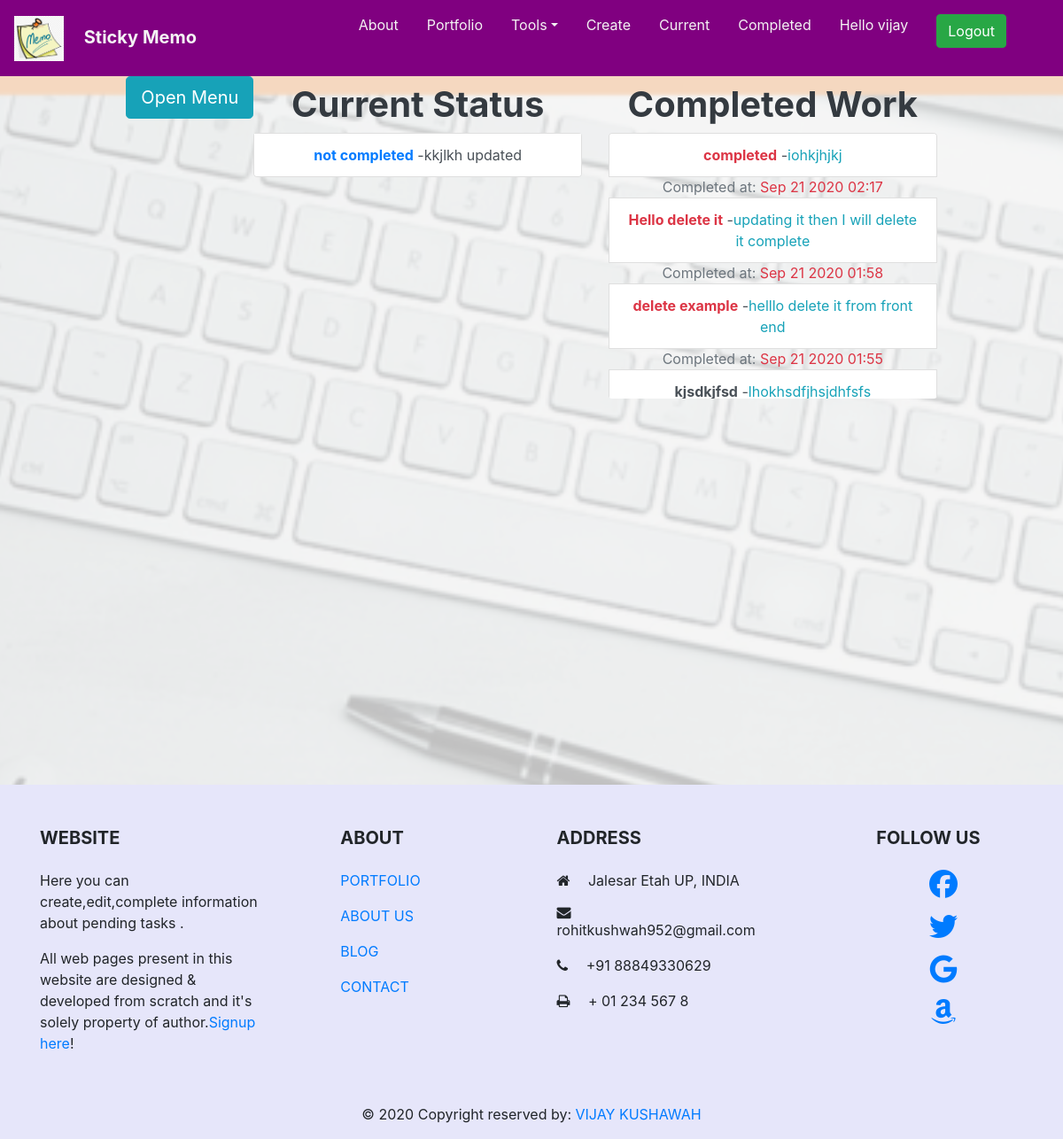
/getassociatestatus/vijay (signed in), run on the app's committed database.
### todo/models.py (models this page shows, shortened)
class Todo(models.Model):
    title=models.CharField(max_length=100)
    memo=models.TextField(blank=True)
    created = models.DateTimeField(auto_now_add=True)
    datecompleted = models.DateTimeField(null=True)
    important = models.BooleanField(default=False)
    user = models.ForeignKey(User,on_delete=models.CASCADE)

### todo/views.py (the view)
# urls.py: path('getassociatestatus/<str:associateusername>',views.getassociatestatustodo,name='getassociatestatustodo'),
@login_required
def getassociatestatustodo(request,associateusername):
    try:
        get_list_or_404(MyProfile,user=request.user,associate=associateusername,username=request.user.username)
    except:
        currentwork=[]
        completedwork=[]
        return render(request,'todo/getassociatestatustodo.html',{'currentwork':currentwork,'completedwork':completedwork,'error':"Sorry, selected user is not your associate!!"})
    associate=get_object_or_404(User,username=associateusername)
    currentwork=Todo.objects.filter(user=associate,datecompleted__isnull=True)
    completedwork=Todo.objects.filter(user=associate,datecompleted__isnull=False).order_by('-datecompleted')
    return render(request,'todo/getassociatestatustodo.html',{'currentwork':currentwork,'completedwork':completedwork})

### todo/templates/todo/getassociatestatustodo.html (shortened to what this page needs)
{% extends 'todo/base.html' %}
{% block content %}
<div class="overlay">
  <div class="container">
        <div class="row justify-content-center">
          <div class="toggle"> {% include 'todo/modelpopuptodo.html' %} </div>
          <div class="row">
    <div class="col col-lg-6 text-center mx-auto ">
            <h1 class="mt-2 text-dark font-weight-bold">Current Status</h1>
<ol class="list-group">
  {%  for todo in currentwork %}
  <a href="{% url 'viewtodo' todo.id %}">
  <li class="list-group-item list-group-item-action">{% if todo.important %}<b>{% endif %}{{todo.title}}{% if todo.important %}</b>{% endif %}
    </a>
  {% if todo.memo %}
  -{{todo.memo}}
  {% endif %}
  {% endfor %}
  </ol>
  </div>
  <div class="col-md-6  text-center mx-auto ">
  <h1 class="mt-2 text-dark font-weight-bold">Completed Work</h1>
<ol class="list-group">
  {%  for todo in completedwork %}
  <li class="list-group-item list-group-item-action">{% if todo.important %}<span class="text-danger">{% endif %}<span class="bg-gradient-success font-weight-bold">{{todo.title}}</span>
    {% if todo.important %}</span>{% endif %}
  {% if todo.memo %}
  -<span class="text-info">{{todo.memo}}</span>
  {% endif %}
  </li>
<span class="text-secondary">Completed at:
  <span class="text-danger">{{ todo.datecompleted|date:'M j Y H:i' }}</span>
</span>
  {% endfor %}
  </ol></div>
</div></div>
  </div></div></div>
{% endblock %}

### todo/templates/todo/base.html (shortened to what this page needs)
<link rel="stylesheet" href="https://stackpath.bootstrapcdn.com/bootstrap/4.5.2/css/bootstrap.min.css">
  <link rel="stylesheet" href="http://fortawesome.github.io/Font-Awesome/assets/font-awesome/css/font-awesome.css">
<link rel="stylesheet" href="https://cdnjs.cloudflare.com/ajax/libs/font-awesome/4.7.0/css/font-awesome.min.css">
 <link rel="stylesheet" href="https://stackpath.bootstrapcdn.com/bootstrap/4.1.3/css/bootstrap.min.css">
{% load static %}
 <link rel="stylesheet" type="text/css" href="{% static 'todo/css/main.css' %}">
 <nav class="navbar navbar-expand-lg  ">
 <a class="navbar-brand " href="{% url 'home' %}"><img src="{% static 'todo/logo.png' %}" height="51px">&nbsp &nbsp  <b clss="nav-link">Sticky Memo</b></a>
<div class="collapse navbar-collapse " id="navbarSupportedContent">     <ul class="nav navbar-nav mr-4">
 <li class="nav-item">
     <a class="nav-link" data-value="about" href="{% url 'abouttodo' %}">About</a>        </li>
<li class="nav-item">
    <a class="nav-link " data-value="portfolio"href="{% url 'portfoliotodo' %}">Portfolio</a>
 </li>
 <li class="nav-item dropdown">
     <a class="nav-link dropdown-toggle" data-toggle="dropdown" data-value="portfolio" href="#">Tools</a>
  </li>
 {% if user.is_authenticated %}
 <li class="nav-item">
    <a class="nav-link " data-value="blog" href="{% url 'createtodo' %}">Create</a>         </li>
<li class="nav-item">
   <a class="nav-link " data-value="team" href="{% url 'currenttodos' %}">Current</a>       </li>
<li class="nav-item">
 <a class="nav-link " data-value="contact" href="{% url 'completedtodos' %}">Completed</a>       </li>
  <li class="nav-item "><a class="nav-link " data-value="blog" href="{% url 'myprofiletodo' %}">Hello {{user.username}}</a></li>
 <li class="nav-item">
  <a class="nav-link " data-value="contact" href="{% url 'completedtodos' %}"><form  action="{% url 'logoutuser' %}" method="POST">
    <button type="submit" class="btn btn-success">Logout</button>
  </form></a>       </li>
</ul>
 {% endif %}
</div></nav>
<div class="content overflow-auto" id="content" style="background-image: url('{% static 'todo/backgroundimage.png' %}');background-attachment: fixed;
 background-size: cover;
 background-position: center;">
{% block content %}{% endblock %}
{% include 'todo/footer.html' %}

### todo/static/todo/css/main.css (style rules this page uses)
.navbar { background:#800080;position:relative; }
.content { min-height:100%;position:relative; }
.nav-link , .navbar-brand { color: #f4f4f4; cursor: pointer; }
.nav-link { margin-right: 1em !important; }
.navbar-collapse { justify-content: flex-end; }
.overlay { position: absolute; min-height: 100%; min-width: 100%; left: 0; top: 0; background: rgba(244, 244, 244, 0.79); }
.list-group { max-height: 300px; margin-bottom: 10px; overflow:scroll; -webkit-overflow-scrolling: touch; }

### data on the page
Todo: title "not completed", memo "kkjlkh updated"
Todo: title "completed", memo "iohkjhjkj", datecompleted "Sep 21 2020 02:17"
Todo: title "Hello delete it", memo "updating it then I will delete it complete", datecompleted "Sep 21 2020 01:58"
Todo: title "delete example", memo "helllo delete it from front end", datecompleted "Sep 21 2020 01:55"
Todo: title "kjsdkjfsd", memo "lhokhsdfjhsjdhfsfs"

### other printed values
{{ user.username }} "vijay"
